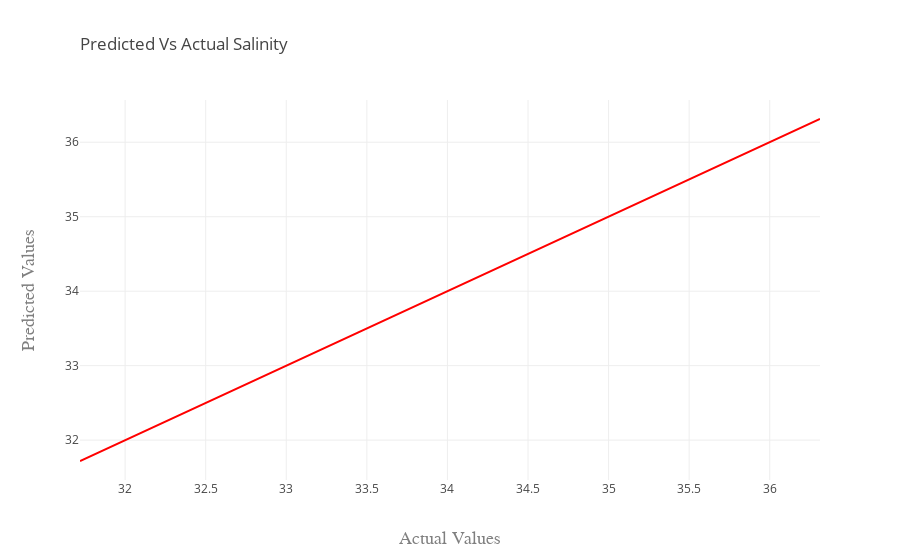

The notebook cell saved with this chart:
### Code cell
layout = go.Layout(
    title=go.layout.Title(
        text='Predicted Vs Actual Salinity ',
        xref='paper',
        x=0
    ),
    xaxis=go.layout.XAxis(
        title=go.layout.xaxis.Title(
            text='Actual Values',
            font=dict(
                family='Courier New, monospace',
                size=18,
                color='#7f7f7f'
            )
        )
    ),
    yaxis=go.layout.YAxis(
        title=go.layout.yaxis.Title(
            text='Predicted Values',
            font=dict(
                family='Courier New, monospace',
                size=18,
                color='#7f7f7f'
            )
        )
    )
)

fig = go.Figure(data=[trace],layout=layout)
py.iplot(fig, filename='results')

### Figure 1 — Plotly figure (JSON) as saved in the notebook; plotly's stock layout.template omitted (floating-point values rounded to 4 significant figures; data arrays with more than 128 entries replaced by an {"elided": "..."} marker saying what was removed)
{"data": [{"marker": {"color": "red"}, "x": {"elided": "21622 float values"}, "type": "scatter", "y": {"elided": "21622 float values"}, "uid": "72a166ad-d274-49a3-8071-1bc3c8e61f05"}], "layout": {"yaxis": {"title": {"text": "Predicted Values", "font": {"color": "#7f7f7f", "family": "Courier New, monospace", "size": 18}}}, "xaxis": {"title": {"text": "Actual Values", "font": {"color": "#7f7f7f", "family": "Courier New, monospace", "size": 18}}}, "title": {"text": "Predicted Vs Actual Salinity ", "xref": "paper", "x": 0}}}
